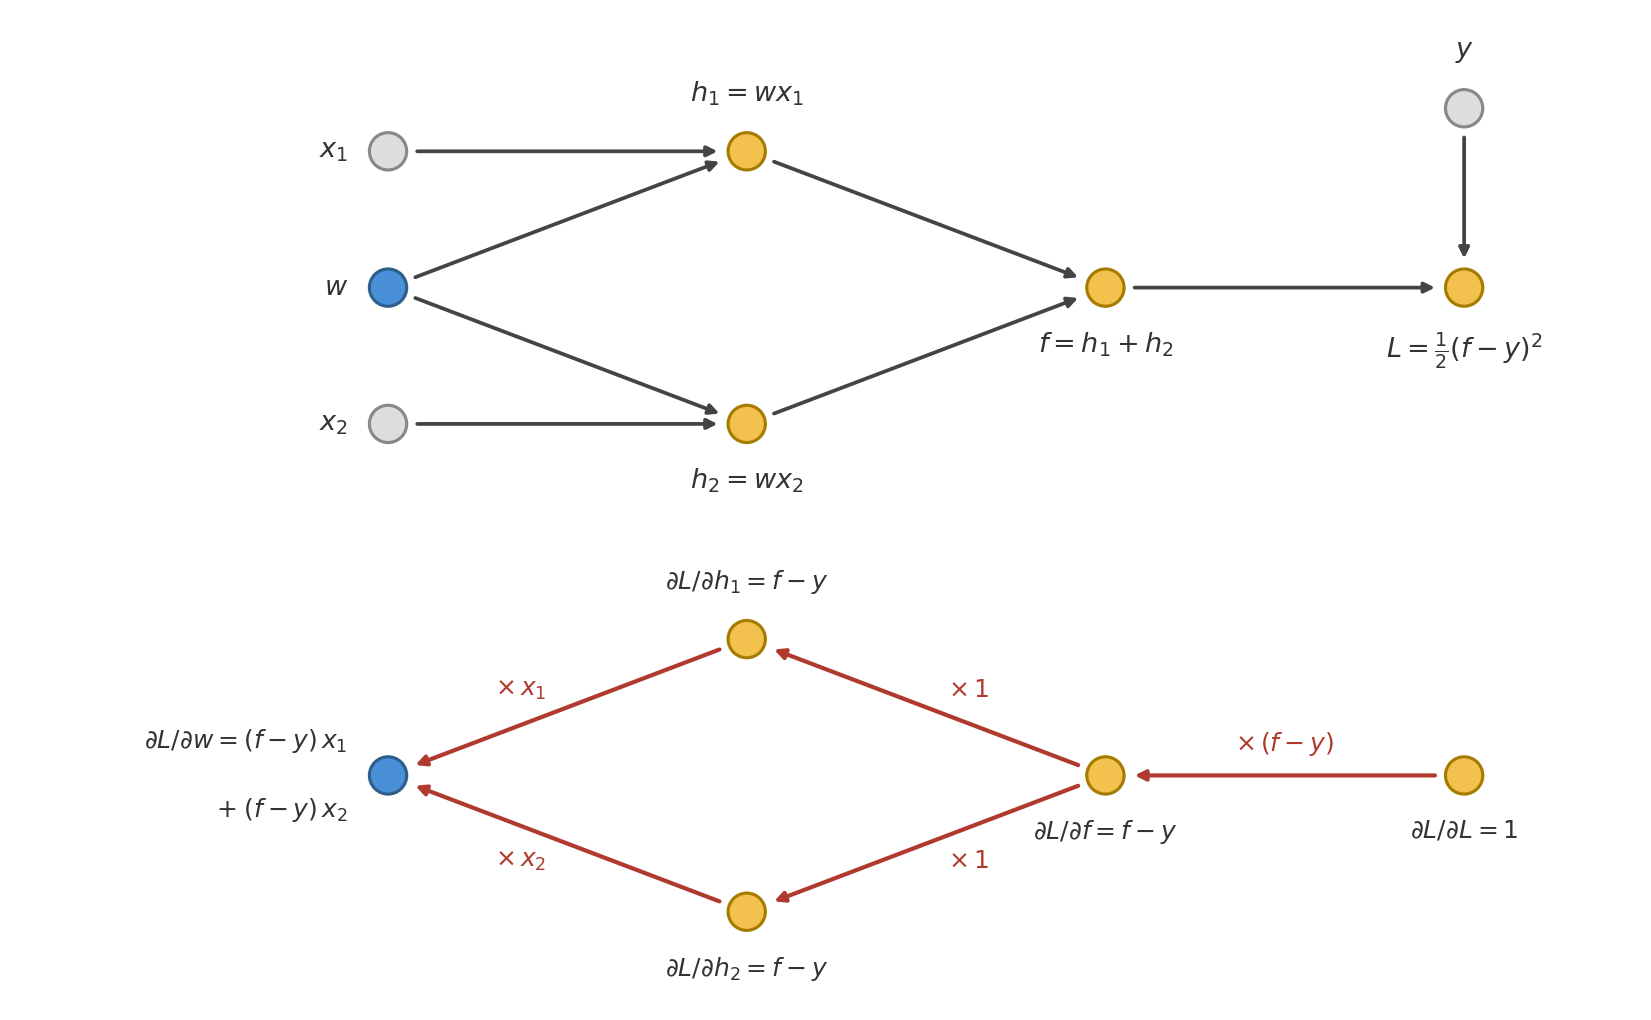

This figure's Python source:
import matplotlib.pyplot as plt

# one inch per data unit, matching computational-graph.png
XLIM, YLIM = (-2.6, 8.7), (-5.0, 1.9)
fig, ax = plt.subplots(figsize=(XLIM[1] - XLIM[0], YLIM[1] - YLIM[0]))

node_radius = 0.13

# --- palette (shared with diagonal-network.py) -------------------------------
PARAM_FILL, PARAM_RIM = '#4A90D9', '#2C5F8A'   # parameters: the shared weight w
DATA_FILL, DATA_RIM = '#DDDDDD', '#888888'     # data: x1, x2, y
COMP_FILL, COMP_RIM = '#F2C14E', '#A67C00'     # computed: h1, h2, f, L
FWD_COLOR = '#444444'
BWD_COLOR = '#B03A2E'
LABEL_COLOR = '#333333'

C0, C1, C2, C3 = 0.0, 2.5, 5.0, 7.5
DY = 0.95                    # vertical offset of the two branches
Y_F, Y_B = 0.0, -3.4         # centre lines of the forward and backward rows
LABEL_OFFSET = 0.3


def node(x, y, fill, rim):
    ax.add_patch(plt.Circle((x, y), node_radius, color=fill, ec=rim,
                            linewidth=1.5, zorder=4))


def arrow(start, end, color, lw):
    ax.annotate('', xy=end, xytext=start,
                arrowprops=dict(arrowstyle='-|>', color=color, lw=lw,
                                shrinkA=14, shrinkB=14), zorder=2)


def label(x, y, s, va, color=LABEL_COLOR, size=13, ha='center'):
    ax.text(x, y, s, ha=ha, va=va, fontsize=size, color=color, zorder=5)


# --- forward row: one weight feeds two products --------------------------------
F = {'x1': (C0, Y_F + DY), 'w': (C0, Y_F), 'x2': (C0, Y_F - DY),
     'h1': (C1, Y_F + DY), 'h2': (C1, Y_F - DY),
     'f': (C2, Y_F), 'L': (C3, Y_F), 'y': (C3, Y_F + 1.25)}
style = {'x1': (DATA_FILL, DATA_RIM), 'w': (PARAM_FILL, PARAM_RIM),
         'x2': (DATA_FILL, DATA_RIM), 'h1': (COMP_FILL, COMP_RIM),
         'h2': (COMP_FILL, COMP_RIM), 'f': (COMP_FILL, COMP_RIM),
         'L': (COMP_FILL, COMP_RIM), 'y': (DATA_FILL, DATA_RIM)}

for a, b in [('x1', 'h1'), ('w', 'h1'), ('w', 'h2'), ('x2', 'h2'),
             ('h1', 'f'), ('h2', 'f'), ('f', 'L'), ('y', 'L')]:
    arrow(F[a], F[b], FWD_COLOR, 1.8)
for key, (fill, rim) in style.items():
    node(*F[key], fill, rim)

for key, s in [('x1', r'$x_1$'), ('w', r'$w$'), ('x2', r'$x_2$')]:
    label(F[key][0] - 0.28, F[key][1], s, 'center', ha='right')
label(F['h1'][0], F['h1'][1] + LABEL_OFFSET, r'$h_1 = w x_1$', 'bottom')
label(F['h2'][0], F['h2'][1] - LABEL_OFFSET, r'$h_2 = w x_2$', 'top')
label(F['f'][0], F['f'][1] - LABEL_OFFSET, r'$f = h_1 + h_2$', 'top')
label(F['L'][0], F['L'][1] - LABEL_OFFSET, r'$L = \frac{1}{2}(f - y)^2$', 'top')
label(F['y'][0], F['y'][1] + LABEL_OFFSET, r'$y$', 'bottom')

# --- backward row: the two branches converge on w and add ----------------------
B = {'w': (C0, Y_B), 'h1': (C1, Y_B + DY), 'h2': (C1, Y_B - DY),
     'f': (C2, Y_B), 'L': (C3, Y_B)}

for a, b, s, dx, dy, ha in [
        ('L', 'f', r'$\times\,(f - y)$', 0.0, 0.22, 'center'),
        ('f', 'h1', r'$\times\, 1$', 0.15, 0.12, 'left'),
        ('f', 'h2', r'$\times\, 1$', 0.15, -0.12, 'left'),
        ('h1', 'w', r'$\times\, x_1$', -0.15, 0.12, 'right'),
        ('h2', 'w', r'$\times\, x_2$', -0.15, -0.12, 'right')]:
    arrow(B[a], B[b], BWD_COLOR, 2.0)
    mx, my = (B[a][0] + B[b][0]) / 2, (B[a][1] + B[b][1]) / 2
    label(mx + dx, my + dy, s, 'center', BWD_COLOR, 12, ha=ha)
for key in B:
    node(*B[key], *style[key])   # nodes keep their forward-pass role colors

label(B['L'][0], B['L'][1] - LABEL_OFFSET, r'$\partial L/\partial L = 1$', 'top', size=12)
label(B['f'][0], B['f'][1] - LABEL_OFFSET, r'$\partial L/\partial f = f - y$', 'top', size=12)
label(B['h1'][0], B['h1'][1] + LABEL_OFFSET, r'$\partial L/\partial h_1 = f - y$',
      'bottom', size=12)
label(B['h2'][0], B['h2'][1] - LABEL_OFFSET, r'$\partial L/\partial h_2 = f - y$',
      'top', size=12)
label(B['w'][0] - 0.28, B['w'][1] + 0.14, r'$\partial L/\partial w = (f - y)\, x_1$',
      'bottom', size=12, ha='right')
label(B['w'][0] - 0.28, B['w'][1] - 0.14, r'$+\;(f - y)\, x_2$',
      'top', size=12, ha='right')

ax.set_xlim(*XLIM)
ax.set_ylim(*YLIM)
ax.set_aspect('equal')
ax.axis('off')

plt.tight_layout()
plt.savefig('assets/backpropagation-chain-rule/weight-sharing.png',
            dpi=150, bbox_inches='tight', facecolor='white')
